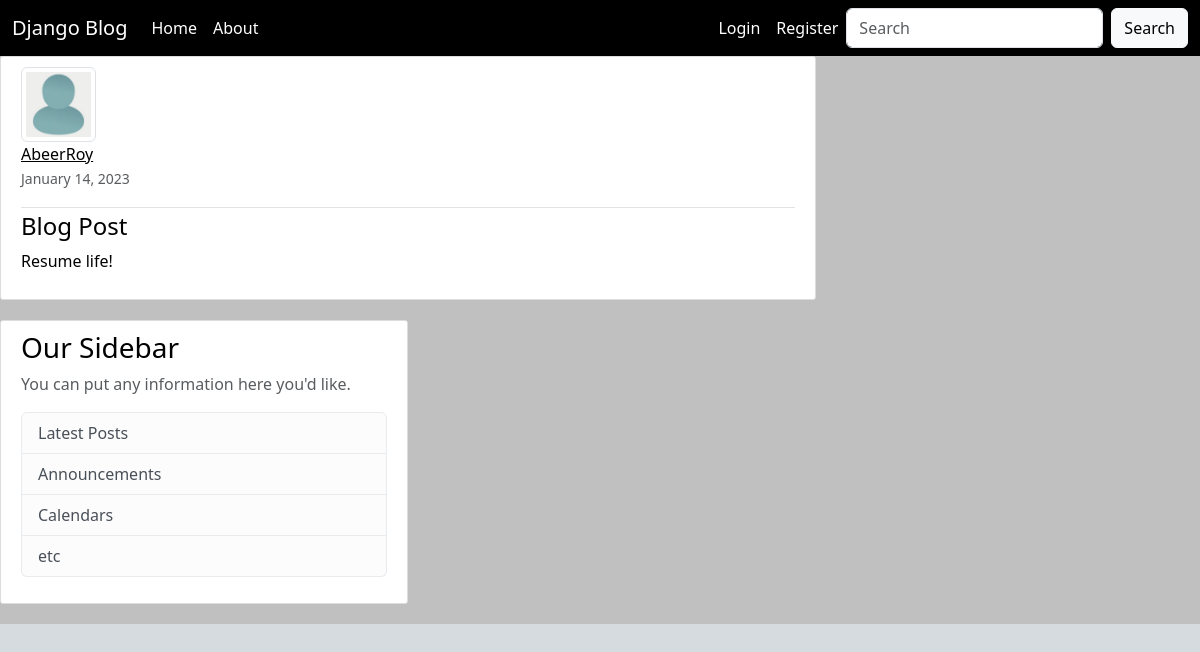
The page /post/10/ on the database its author committed.
### blog/models.py (models this page shows, shortened)
class post(models.Model):
    title = models.CharField(max_length=100)
    content = models.TextField()
    date_posted = models.DateTimeField(default=timezone.now)
    author = models.ForeignKey(User, on_delete=models.CASCADE)

### users/models.py (models this page shows, shortened)
class Profile(models.Model):
    user = models.OneToOneField(User, on_delete=models.CASCADE)
    image = models.ImageField(default='default.jpg', upload_to='profile_pics')

### blog/views.py (the view)
# urls.py: path('post/<int:pk>/', PostDetailView.as_view(), name='post-detail'),
class PostDetailView(DetailView):
    model = post
    fields = ['title', 'content']

### blog/templates/blog/post_detail.html (shortened to what this page needs)
{% extends "blog/base.html" %}
{% block content %}
    <article class="media content-section">
        <div class="media">
        <img class = "img-thumbnail article-img" alt="profile pic" src="{{ object.author.profile.image.url }}">
        <div class="article-metadata">
            <div class="media-body">
                <a class="mr-2" style="color: black;" href="{% url 'user-posts' object.author.username %}">{{ object.author }}</a>
                <p><small class="text-muted" style="color: #212121">{{ object.date_posted | date:"F d, Y" }}</small></p>
            </div>
        </div>
        <h4 class="article-title" >{{ object.title }}</h4>
        <p class="article-content">{{ object.content }}</p>
        </div>
    </article>
{% endblock content %}

### blog/static/blog/main.css (style rules this page uses)
h1, h2, h3, h4, h5, h6 { color: #000000; }
.content-section { background: #ffffff; padding: 10px 20px; border: 1px solid #dddddd; border-radius: 3px; margin-bottom: 20px; }
.article-title { color: #000; }
.article-content { white-space: pre-line; }
.article-img { height: 65px; width: 65px; margin-right: 16px; }
.article-metadata { padding-bottom: 1px; margin-bottom: 4px; border-bottom: 1px solid #e3e3e3 }
*, *:before, *:after { box-sizing: inherit; }

### rows shown on the page
post: author.profile.image (placeholder picture), author "AbeerRoy", date_posted "January 14, 2023", title "Blog Post", content "Resume life!"
